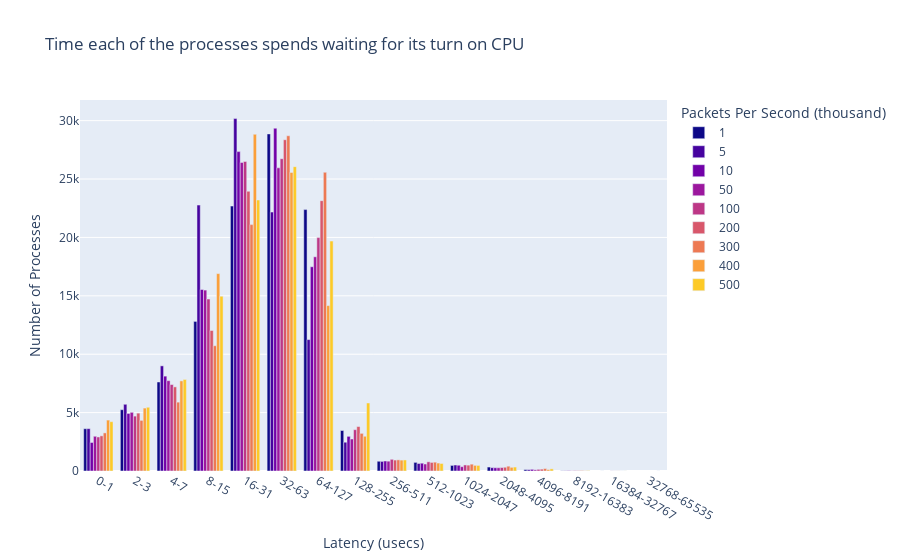

Write notebook code for a chart like this one.
### Code cell
runqlat_df = spark.read.option("basePath", "../ansible/.results").json("../ansible/.results/kpps=*/tool=runqlat").select(
    "kpps", "ts", "val_type", "tool",
    explode("data").alias("dataExplode")
).orderBy(col('kpps')).select(col("kpps").cast(StringType()), "ts", "val_type", "tool", "dataExplode.*", concat_ws('-',col('dataExplode.interval-start'),col('dataExplode.interval-end')).alias("interval"))
runqlat_fig = px.bar(runqlat_df.toPandas(), x="interval", y="count", color="kpps", barmode="group",
        title="Time each of the processes spends waiting for its turn on CPU",
        color_discrete_sequence=px.colors.sequential.Plasma,
        labels={
                    "kpps": "Packets Per Second (thousand)",
                    "count": "Number of Processes",
                    "interval": "Latency (usecs)"
        })
runqlat_fig.show()
runqlat_fig.write_image("images/runqlat.jpeg")
with open(html_output_file, 'a') as f:
    f.write(runqlat_fig.to_html(full_html=False, include_plotlyjs='cdn'))

### Figure 1 — Plotly figure (JSON) as saved in the notebook; plotly's stock layout.template omitted (floating-point values rounded to 4 significant figures)
{"data": [{"alignmentgroup": "True", "hovertemplate": "Packets Per Second (thousand)=1<br>Latency (usecs)=%{x}<br>Number of Processes=%{y}<extra></extra>", "legendgroup": "1", "marker": {"color": "#0d0887", "pattern": {"shape": ""}}, "name": "1", "offsetgroup": "1", "orientation": "v", "showlegend": true, "textposition": "auto", "type": "bar", "x": ["0-1", "2-3", "4-7", "8-15", "16-31", "32-63", "64-127", "128-255", "256-511", "512-1023", "1024-2047", "2048-4095", "4096-8191", "8192-16383"], "xaxis": "x", "y": [3621, 5250, 7623, 12810, 22686, 28865, 22385, 3468, 834, 738, 478, 339, 120, 14], "yaxis": "y"}, {"alignmentgroup": "True", "hovertemplate": "Packets Per Second (thousand)=5<br>Latency (usecs)=%{x}<br>Number of Processes=%{y}<extra></extra>", "legendgroup": "5", "marker": {"color": "#46039f", "pattern": {"shape": ""}}, "name": "5", "offsetgroup": "5", "orientation": "v", "showlegend": true, "textposition": "auto", "type": "bar", "x": ["0-1", "2-3", "4-7", "8-15", "16-31", "32-63", "64-127", "128-255", "256-511", "512-1023", "1024-2047", "2048-4095", "4096-8191", "8192-16383", "16384-32767"], "xaxis": "x", "y": [3627, 5713, 9003, 22771, 30180, 22171, 11253, 2465, 822, 643, 512, 285, 112, 17, 1], "yaxis": "y"}, {"alignmentgroup": "True", "hovertemplate": "Packets Per Second (thousand)=10<br>Latency (usecs)=%{x}<br>Number of Processes=%{y}<extra></extra>", "legendgroup": "10", "marker": {"color": "#7201a8", "pattern": {"shape": ""}}, "name": "10", "offsetgroup": "10", "orientation": "v", "showlegend": true, "textposition": "auto", "type": "bar", "x": ["0-1", "2-3", "4-7", "8-15", "16-31", "32-63", "64-127", "128-255", "256-511", "512-1023", "1024-2047", "2048-4095", "4096-8191", "8192-16383"], "xaxis": "x", "y": [2442, 4928, 8124, 15542, 27349, 29351, 17489, 2968, 857, 669, 493, 279, 141, 28], "yaxis": "y"}, {"alignmentgroup": "True", "hovertemplate": "Packets Per Second (thousand)=50<br>Latency (usecs)=%{x}<br>Number of Processes=%{y}<extra></extra>", "legendgroup": "50", "marker": {"color": "#9c179e", "pattern": {"shape": ""}}, "name": "50", "offsetgroup": "50", "orientation": "v", "showlegend": true, "textposition": "auto", "type": "bar", "x": ["0-1", "2-3", "4-7", "8-15", "16-31", "32-63", "64-127", "128-255", "256-511", "512-1023", "1024-2047", "2048-4095", "4096-8191", "8192-16383"], "xaxis": "x", "y": [2974, 5025, 7734, 15491, 26424, 25961, 18343, 2739, 842, 598, 369, 279, 103, 14], "yaxis": "y"}, {"alignmentgroup": "True", "hovertemplate": "Packets Per Second (thousand)=100<br>Latency (usecs)=%{x}<br>Number of Processes=%{y}<extra></extra>", "legendgroup": "100", "marker": {"color": "#bd3786", "pattern": {"shape": ""}}, "name": "100", "offsetgroup": "100", "orientation": "v", "showlegend": true, "textposition": "auto", "type": "bar", "x": ["0-1", "2-3", "4-7", "8-15", "16-31", "32-63", "64-127", "128-255", "256-511", "512-1023", "1024-2047", "2048-4095", "4096-8191", "8192-16383", "16384-32767"], "xaxis": "x", "y": [2915, 4701, 7403, 14724, 26507, 26740, 19987, 3538, 1001, 786, 518, 295, 143, 28, 6], "yaxis": "y"}, {"alignmentgroup": "True", "hovertemplate": "Packets Per Second (thousand)=200<br>Latency (usecs)=%{x}<br>Number of Processes=%{y}<extra></extra>", "legendgroup": "200", "marker": {"color": "#d8576b", "pattern": {"shape": ""}}, "name": "200", "offsetgroup": "200", "orientation": "v", "showlegend": true, "textposition": "auto", "type": "bar", "x": ["0-1", "2-3", "4-7", "8-15", "16-31", "32-63", "64-127", "128-255", "256-511", "512-1023", "1024-2047", "2048-4095", "4096-8191", "8192-16383", "16384-32767"], "xaxis": "x", "y": [3010, 4956, 7203, 12032, 23953, 28366, 23148, 3805, 938, 734, 503, 322, 158, 26, 3], "yaxis": "y"}, {"alignmentgroup": "True", "hovertemplate": "Packets Per Second (thousand)=300<br>Latency (usecs)=%{x}<br>Number of Processes=%{y}<extra></extra>", "legendgroup": "300", "marker": {"color": "#ed7953", "pattern": {"shape": ""}}, "name": "300", "offsetgroup": "300", "orientation": "v", "showlegend": true, "textposition": "auto", "type": "bar", "x": ["0-1", "2-3", "4-7", "8-15", "16-31", "32-63", "64-127", "128-255", "256-511", "512-1023", "1024-2047", "2048-4095", "4096-8191", "8192-16383", "16384-32767"], "xaxis": "x", "y": [3263, 4336, 5896, 10728, 21097, 28705, 25580, 3224, 955, 757, 586, 412, 208, 33, 5], "yaxis": "y"}, {"alignmentgroup": "True", "hovertemplate": "Packets Per Second (thousand)=400<br>Latency (usecs)=%{x}<br>Number of Processes=%{y}<extra></extra>", "legendgroup": "400", "marker": {"color": "#fb9f3a", "pattern": {"shape": ""}}, "name": "400", "offsetgroup": "400", "orientation": "v", "showlegend": true, "textposition": "auto", "type": "bar", "x": ["0-1", "2-3", "4-7", "8-15", "16-31", "32-63", "64-127", "128-255", "256-511", "512-1023", "1024-2047", "2048-4095", "4096-8191", "8192-16383", "16384-32767", "32768-65535"], "xaxis": "x", "y": [4361, 5388, 7717, 16903, 28834, 25568, 14164, 2975, 933, 681, 482, 315, 123, 15, 1, 1], "yaxis": "y"}, {"alignmentgroup": "True", "hovertemplate": "Packets Per Second (thousand)=500<br>Latency (usecs)=%{x}<br>Number of Processes=%{y}<extra></extra>", "legendgroup": "500", "marker": {"color": "#fdca26", "pattern": {"shape": ""}}, "name": "500", "offsetgroup": "500", "orientation": "v", "showlegend": true, "textposition": "auto", "type": "bar", "x": ["0-1", "2-3", "4-7", "8-15", "16-31", "32-63", "64-127", "128-255", "256-511", "512-1023", "1024-2047", "2048-4095", "4096-8191", "8192-16383", "16384-32767"], "xaxis": "x", "y": [4223, 5459, 7840, 14970, 23208, 26060, 19689, 5824, 946, 644, 478, 338, 183, 29, 4], "yaxis": "y"}], "layout": {"barmode": "group", "legend": {"title": {"text": "Packets Per Second (thousand)"}, "tracegroupgap": 0}, "title": {"text": "Time each of the processes spends waiting for its turn on CPU"}, "xaxis": {"anchor": "y", "domain": [0, 1], "title": {"text": "Latency (usecs)"}}, "yaxis": {"anchor": "x", "domain": [0, 1], "title": {"text": "Number of Processes"}}}}
